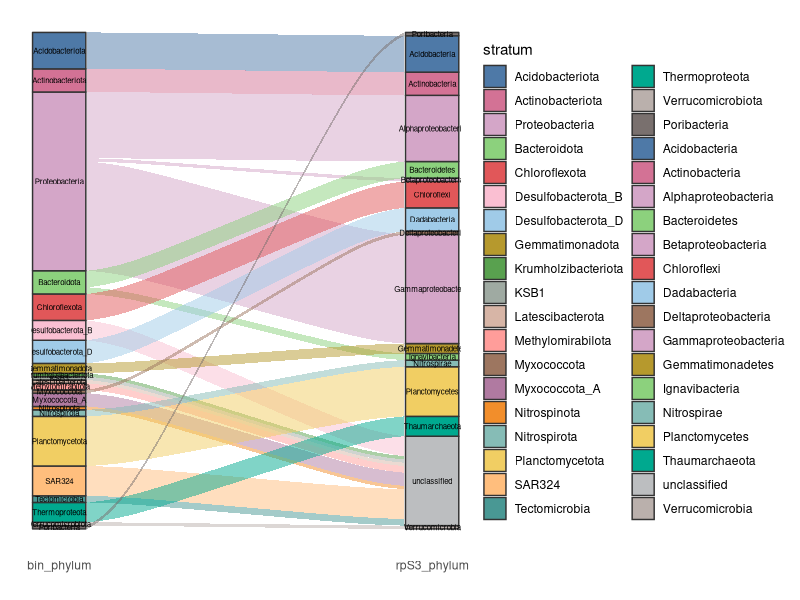

This figure's R source:
library(ggalluvial)
library(reshape2)
mydata<-read.table("rpS3_to_bin_ggplot.txt",header = T,check.names = F)
df_lodes <- to_lodes_form(mydata,key ="x", value = "stratum", id = "alluvium",axes =1:2)
df_lodes$stratum <- factor(df_lodes$stratum,
                    levels = c("Acidobacteriota","Actinobacteriota","Proteobacteria","Bacteroidota",
                               "Chloroflexota","Desulfobacterota_B","Desulfobacterota_D","Gemmatimonadota",
                               "Krumholzibacteriota","KSB1","Latescibacterota","Methylomirabilota",
                               "Myxococcota","Myxococcota_A","Nitrospinota","Nitrospirota","Planctomycetota",
                               "SAR324","Tectomicrobia","Thermoproteota","Verrucomicrobiota","Poribacteria","Acidobacteria",
                               "Actinobacteria","Alphaproteobacteria","Bacteroidetes","Betaproteobacteria",
                               "Chloroflexi","Dadabacteria","Deltaproteobacteria","Gammaproteobacteria",
                               "Gemmatimonadetes","Ignavibacteria","Nitrospirae","Planctomycetes",
                               "Thaumarchaeota","unclassified","Verrucomicrobia"))
mycol <- c("#4e79a7","#d37295","#d4a6c8","#8cd17d","#e15759","#fabfd2","#a0cbe8","#b6992d","#59a14f",
           "#9faaa2","#d7b5a6","#ff9d9a","#9d7660","#b07aa1","#f28e2b","#86bcb6","#f1ce63","#ffbe7d",
           "#499894","#00a98f","#bab0ac","#79706e","#4e79a7","#d37295","#d4a6c8","#8cd17d","#d4a6c8",
           "#e15759","#a0cbe8","#9d7660","#d4a6c8","#b6992d","#8cd17d","#86bcb6","#f1ce63","#00a98f",
           "#bcbec0","#bab0ac")
p<-ggplot(df_lodes,aes(x = x, stratum =stratum, alluvium = alluvium,
                        fill = stratum, label = stratum)) +
  scale_x_discrete(expand = c(0, 0)) +
  geom_flow(width = 0.15, knot.pos = 0.1) +
  geom_stratum(color="grey20",width = 1/7) +
  geom_text(stat = "stratum", size = 2,color="black")  +
  xlab("") + ylab("") + scale_fill_manual(values = mycol) +
  theme_bw() +
  theme(panel.grid =element_blank()) +
  theme(panel.border = element_blank()) +
  theme(axis.line = element_blank(),axis.ticks =element_blank(),axis.text.y =element_blank())
ggsave(p, file='Supplementary_Figure_3.pdf', width=6, height=12)
